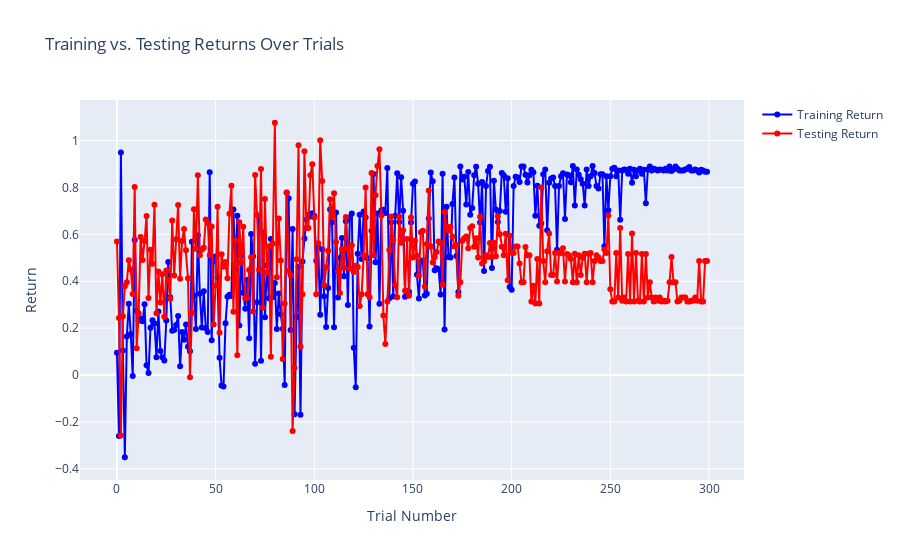

The notebook cell this image was saved under:
### Code cell
import plotly.graph_objects as go

# Assuming trial_performance['training'] and trial_performance['testing']
# are your data dictionaries for training and testing performance respectively
training_df = pd.DataFrame(trial_performance['training'])
testing_df = pd.DataFrame(trial_performance['testing'])

# Reset index to ensure alignment for comparison, if necessary
training_df.reset_index(drop=True, inplace=True)
testing_df.reset_index(drop=True, inplace=True)

# Create traces for training and testing returns
trace1 = go.Scatter(
    x=training_df.index,
    y=training_df['return'],
    mode='lines+markers',
    name='Training Return',
    marker=dict(color='blue')
)

trace2 = go.Scatter(
    x=testing_df.index,
    y=testing_df['return'],
    mode='lines+markers',
    name='Testing Return',
    marker=dict(color='red')
)

# Define the layout
layout = go.Layout(
    title='Training vs. Testing Returns Over Trials',
    xaxis=dict(title='Trial Number'),
    yaxis=dict(title='Return'),
    hovermode='closest'
)

# Create the figure and add traces
fig = go.Figure(data=[trace1, trace2], layout=layout)

# Show the figure
fig.show()

### Figure 1 — Plotly figure (JSON) as saved in the notebook; plotly's stock layout.template omitted (floating-point values rounded to 4 significant figures; data arrays with more than 128 entries replaced by an {"elided": "..."} marker saying what was removed)
{"data": [{"marker": {"color": "blue"}, "mode": "lines+markers", "name": "Training Return", "type": "scatter", "x": {"elided": "300 int values"}, "y": {"elided": "300 float values"}}, {"marker": {"color": "red"}, "mode": "lines+markers", "name": "Testing Return", "type": "scatter", "x": {"elided": "300 int values"}, "y": {"elided": "300 float values"}}], "layout": {"autosize": true, "hovermode": "closest", "title": {"text": "Training vs. Testing Returns Over Trials"}, "xaxis": {"autorange": true, "range": [-17.81, 316.8], "title": {"text": "Trial Number"}, "type": "linear"}, "yaxis": {"autorange": true, "range": [-0.4685, 1.194], "title": {"text": "Return"}, "type": "linear"}}}
